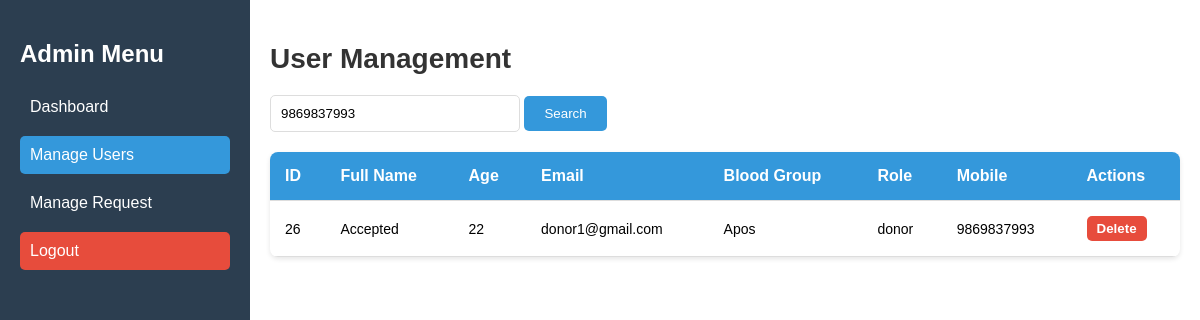
The app's page /admin/manage_user.php?mobile=9869837993 (signed in) with its own data.
### tables this page shows
CREATE TABLE `users` (
  `id` int NOT NULL,
  `password` varchar(100) NOT NULL,
  `fullname` varchar(100) NOT NULL,
  `age` int NOT NULL,
  `sex` varchar(10) DEFAULT NULL,
  `blood_type` enum('Apos','Aneg','Bpos','Bneg','Opos','Oneg','ABpos','ABneg') DEFAULT NULL,
  `mobile` varchar(100) NOT NULL,
  `email` varchar(100) NOT NULL,
  `weight` int DEFAULT NULL,
  `state` varchar(100) NOT NULL,
  `latitude` double(9,6) DEFAULT NULL,
  `longitude` double(9,6) DEFAULT NULL,
  `role` varchar(50) DEFAULT NULL,
  `reset_token` varchar(255) DEFAULT NULL,
  `reset_token_expiry` datetime DEFAULT NULL,
  `otp` varchar(6) DEFAULT NULL,
  `otp_expiry` datetime DEFAULT NULL
);

### includes/UserManager.php (called while the page is built, shortened)
<?php
class UserManager {
    private $con;
    public function __construct($con) {
        $this->con = $con;
    }
    public function searchUsersByMobile($mobile) {
        $query = "SELECT * FROM users WHERE mobile LIKE ?";
        $stmt = $this->con->prepare($query);
        $searchTerm = '%' . $mobile . '%';
        $stmt->bind_param('s', $searchTerm);
        $stmt->execute();
        return $stmt->get_result();
    }
}
?>

### admin/manage_user.php (the view, shortened to what this page needs)
<?php
require '../includes/UserManager.php';
$db = new Database();
$con = $db->getConnection();
$userManager = new UserManager($con);
$mobile = isset($_GET['mobile']) ? $_GET['mobile'] : '';
if (!empty($mobile)) {
    $users_result = $userManager->searchUsersByMobile($mobile);
} else {
    $users_result = $userManager->getUsers();
}
?>
<!DOCTYPE html>
<html>
<head>
    <link rel="stylesheet" type="text/css" href="../css/style.css">
</head>
<body>
    <div class="dashboard">
        <div class="side-menu">
            <h2>Admin Menu</h2>
            <a href="admin_dashboard.php">Dashboard</a>
            <a href="manage_user.php" class="active">Manage Users</a>
            <a href="manage_request.php" >Manage Request</a>
            <a href="../logout.php" class="logout-btn">Logout</a>
        </div>
        <div class="dashboard-content">
            <h2>User Management</h2>
            <form method="GET" action="manage_user.php">
                <input type="text" name="mobile" placeholder="Search by Mobile Number" value="<?php echo isset($_GET['mobile']) ? htmlspecialchars($_GET['mobile']) : ''; ?>">
                <button type="submit">Search</button>
            </form>
            <table>
                <thead>
                    <tr>
                        <th>ID</th>
                        <th>Full Name</th>
                        <th>Age</th>
                        <th>Email</th>
                        <th>Blood Group</th>
                        <th>Role</th>
                        <th>Mobile</th>
                        <th>Actions</th>
                    </tr>
                </thead>
                <tbody>
                    <?php while ($user = $users_result->fetch_assoc()): ?>
                        <tr>
                            <td><?php echo htmlspecialchars($user['id']); ?></td>
                            <td><?php echo htmlspecialchars($user['fullname']); ?></td>
                            <td><?php echo htmlspecialchars($user['age']); ?></td>
                            <td><?php echo htmlspecialchars($user['email']); ?></td>
                            <td><?php echo htmlspecialchars($user['blood_type']); ?></td>
                            <td><?php echo htmlspecialchars($user['role']); ?></td>
                            <td><?php echo htmlspecialchars($user['mobile']); ?></td>
                            <td class="actions">
                                <form action="manage_user.php" method="post" style="display:inline;">
                                    <button type="submit" name="delete" class="delete-btn" onclick="confirmDeletion(event)">Delete</button>
                                </form>
                            </td>
                        </tr>
                    <?php endwhile; ?>
                </tbody>
            </table>
        </div>
    </div>
</body>
</html>

### css/style.css (style rules this page uses)
* { box-sizing: border-box; }
body { font-family: Arial, sans-serif; background-color: #f0f2f5; margin: 0; }

### admin/manage_user.php (style rules this page uses)
body { font-family: 'Arial', sans-serif; background: #f0f2f5; margin: 0; padding: 0; display: flex; height: 100vh; flex-direction: column; }
.dashboard { display: flex; flex: 1; }
.side-menu { width: 250px; background-color: #2c3e50; color: #fff; padding: 20px; height: 100%; box-shadow: 2px 0 5px rgba(0, 0, 0, 0.1); }
.side-menu h2 { font-size: 24px; margin-bottom: 20px; }
.side-menu a { display: block; color: #fff; text-decoration: none; padding: 10px; margin: 10px 0; border-radius: 5px; transition: background-color 0.3s ease; }
.side-menu a.active { background-color: #3498db; }
.side-menu a.logout-btn { background-color: #e74c3c; }
.dashboard-content { flex: 1; padding: 20px; background-color: #fff; overflow: auto; }
.dashboard-content h2 { font-size: 28px; margin-bottom: 20px; color: #333; }
form { margin-bottom: 20px; }
form input[type="text"] { padding: 10px; width: 250px; border: 1px solid #ddd; border-radius: 5px; }
form button { padding: 10px 20px; background-color: #3498db; color: #fff; border: none; border-radius: 5px; cursor: pointer; }
table { width: 100%; border-collapse: collapse; margin-top: 20px; border-radius: 8px; overflow: hidden; box-shadow: 0 2px 5px rgba(0, 0, 0, 0.1); }
thead { background-color: #3498db; color: #fff; }
th, td { padding: 15px; text-align: left; border-bottom: 1px solid #ddd; }
th { font-size: 16px; }
td { font-size: 14px; }
.actions .delete-btn { color: #fff; font-weight: bold; text-decoration: none; border: none; background: #e74c3c; padding: 5px 10px; border-radius: 5px; cursor: pointer; }

### records on screen
users: id "26", fullname "Accepted", age "22", email "donor1@gmail.com", blood_type "Apos", role "donor", mobile "9869837993"
